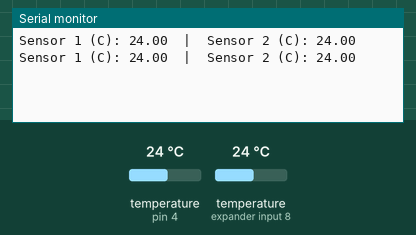
The sketch below on a simulated Arduino Uno, built with avr-gcc and run on an emulated ATmega328P. Parts: the last lines printed to the serial monitor. The test bench sets the inputs (shaded band); at power-on: temperature (sensors on pin 4, expander input 8) 24 °C.

Above: at 3.3 s.
3.4 s: temperature (sensor on pin 4) set to 12 °C
At 5.6 s:
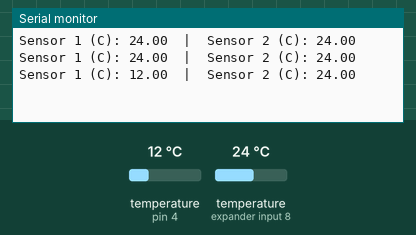
5.9 s: temperature (sensor on expander input 8) set to 12 °C
At 7.4 s:
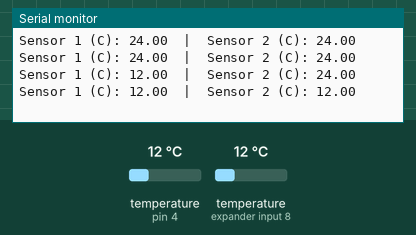
8.4 s: temperature (sensor on pin 4) set to 19 °C
At 10.6 s:
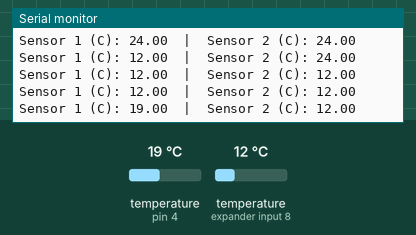
10.9 s: temperature (sensor on expander input 8) set to 19 °C
At 12.7 s:
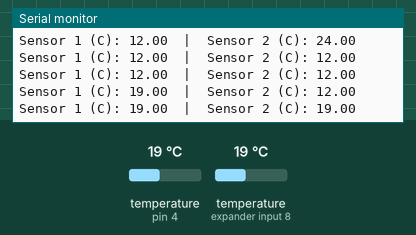
Timing chart, 0 to 14.2 s (numbered marks = the images above; inputs shaded):
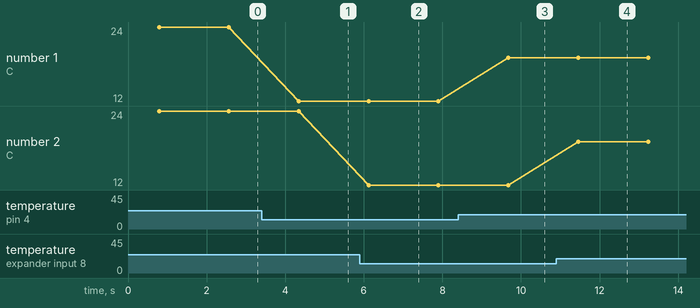

The sketch:

Uno_DS18B20_Temp.ino
```cpp
#include <OneWire.h>
#include <DallasTemperature.h>

#define ONE_WIRE_BUS 4

OneWire oneWire(ONE_WIRE_BUS);
DallasTemperature sensors(&oneWire);

// Replace with your sensor addresses
DeviceAddress sensor1 = { 0x28, 0x31, 0x9B, 0x7B, 0x00, 0x00, 0x00, 0x3F };
DeviceAddress sensor2 = { 0x28, 0x4F, 0x41, 0x78, 0x00, 0x00, 0x00, 0xDF };

void setup(void)
{
  Serial.begin(9600);
  sensors.begin();

  // Optional: check if sensors are connected
  if (!sensors.isConnected(sensor1)) {
    Serial.println("Sensor 1 not connected!");
  }
  if (!sensors.isConnected(sensor2)) {
    Serial.println("Sensor 2 not connected!");
  }
}

void loop(void)
{
  sensors.requestTemperatures();

  float temp1 = sensors.getTempC(sensor1);
  float temp2 = sensors.getTempC(sensor2);

  Serial.print("Sensor 1 (C): ");
  Serial.print(temp1);
  Serial.print("  |  Sensor 2 (C): ");
  Serial.println(temp2);

  delay(1000);
}
```

Measured:
- after the input at 3.4 s, the serial monitor: prints a new line after 0.95 s (image 1)
- after the input at 5.9 s, the serial monitor: prints a new line after 0.22 s (image 2)
- after the input at 8.4 s, the serial monitor: prints a new line after 1.3 s (image 3)
- after the input at 10.9 s, the serial monitor: prints a new line after 0.56 s (image 4)
- plotted number 1: 24 → 12 after the input at 3.4 s, 12 → 19 after the input at 8.4 s
